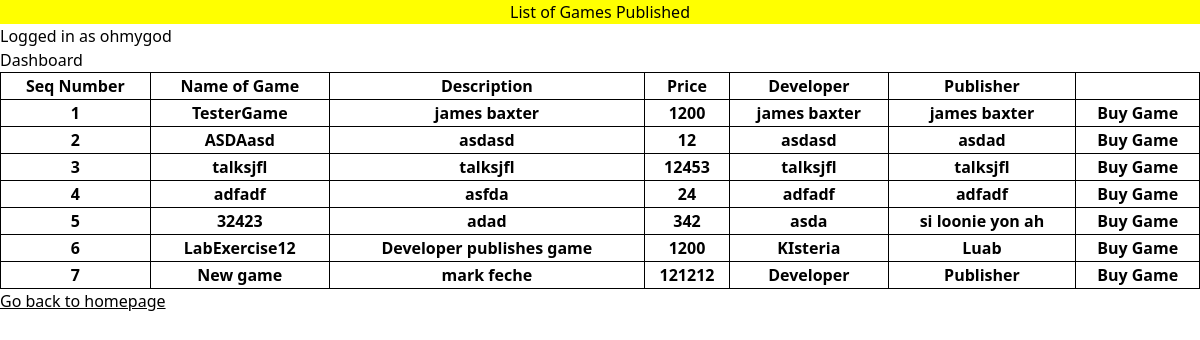
The app's page /dashboard.php (signed in) with its own data.
### tables this page shows
CREATE TABLE `tblpublishgame` (
  `gameID` int(5) NOT NULL,
  `nameofgame` varchar(200) NOT NULL,
  `description` varchar(2000) NOT NULL,
  `price` int(20) NOT NULL,
  `developer` text NOT NULL,
  `publisher` text NOT NULL
);

### dashboard.php (the view, shortened to what this page needs)
<?php
    include_once('connect.php');
    if(!isset($_SESSION['currentUser'])){
        header("Location: index.php");
    }else{
        $currentUser = $_SESSION['currentUser'];
    }
?>
<?php
    $resultset = $connection->query("SELECT * from tblpublishgame");
    $numOfPublishedGames = mysqli_num_rows($resultset);
?>
<!DOCTYPE html>
<html lang="en" class="dark">
<head>
    <link href="./css/dashboard.css" rel="stylesheet">
</head>
<body>
    <div style='background-color:#ffff00'>
        <center><p style="color:white"><h5>List of Games Published</h5></p></center>
    </div>
    <h2>Logged in as <?php echo $currentUser?></h2>
    <h2>Dashboard</h2>
    <table style="width:100%">
        <?php if($numOfPublishedGames > 0){?>
        <tr>
            <th>Seq Number</th>
            <th>Name of Game</th>
            <th>Description</th>
            <th>Price</th>
            <th>Developer</th>
            <th>Publisher</th>
        </tr>
        <?php while ($row = $resultset->fetch_assoc()): ?>
            <tr>
                <th><?php echo $row['gameID'] ?></th>
                <th><?php echo $row['nameofgame'] ?></th>
                <th><?php echo $row['description'] ?></th>
                <th><?php echo $row['price'] ?></th>
                <th><?php echo $row['developer'] ?></th>
                <th><?php echo $row['publisher'] ?></th>
                <th><button onclick="buyGame(<?php echo $row['gameID']?>, <?php echo "'" . $currentUser . "'"; ?>)">Buy Game</button></th>
            </tr>
        <?php endwhile; }?>
    </table>
    <a href="homepage.php"><span class="underline">Go back to homepage</span></a>
</body>
</html>

### css/dashboard.css (style rules this page uses)
html, :host { line-height: 1.5; -webkit-text-size-adjust: 100%; -moz-tab-size: 4; -o-tab-size: 4; tab-size: 4; font-family: ui-sans-serif, system-ui, sans-serif, "Apple Color Emoji", "Segoe UI Emoji", "Segoe UI Symbol", "Noto Color Emoji"; font-feature-settings: normal; font-variation-settings: normal; -webkit-tap-highlight-color: transparent; }
body { margin: 0; line-height: inherit; }
h1, h2, h3, h4, h5, h6 { font-size: inherit; font-weight: inherit; }
a { color: inherit; text-decoration: inherit; }
table { text-indent: 0; border-color: inherit; border-collapse: collapse; }
button, input, optgroup, select, textarea { font-family: inherit; font-feature-settings: inherit; font-variation-settings: inherit; font-size: 100%; font-weight: inherit; line-height: inherit; color: inherit; margin: 0; padding: 0; }
button, select { text-transform: none; }
button, [type='button'], [type='reset'], [type='submit'] { -webkit-appearance: button; background-color: transparent; background-image: none; }
blockquote, dl, dd, h1, h2, h3, h4, h5, h6, hr, figure, p, pre { margin: 0; }
button, [role="button"] { cursor: pointer; }
.underline { text-decoration-line: underline; }

### dashboard.php (style rules this page uses)
table, th { border: 1px solid black; }

### records on screen
tblpublishgame: gameID "1", nameofgame "TesterGame", description "james baxter", price "1200", developer "james baxter", publisher "james baxter"
tblpublishgame: gameID "2", nameofgame "ASDAasd", description "asdasd", price "12", developer "asdasd", publisher "asdad"
tblpublishgame: gameID "3", nameofgame "talksjfl", description "talksjfl", price "12453", developer "talksjfl", publisher "talksjfl"
tblpublishgame: gameID "4", nameofgame "adfadf", description "asfda", price "24", developer "adfadf", publisher "adfadf"
tblpublishgame: gameID "5", nameofgame "32423", description "adad", price "342", developer "asda", publisher "si loonie yon ah"
tblpublishgame: gameID "6", nameofgame "LabExercise12", description "Developer publishes game", price "1200", developer "KIsteria", publisher "Luab"
tblpublishgame: gameID "7", nameofgame "New game", description "mark feche", price "121212", developer "Developer", publisher "Publisher"

### other values on screen
$currentUser "ohmygod"
